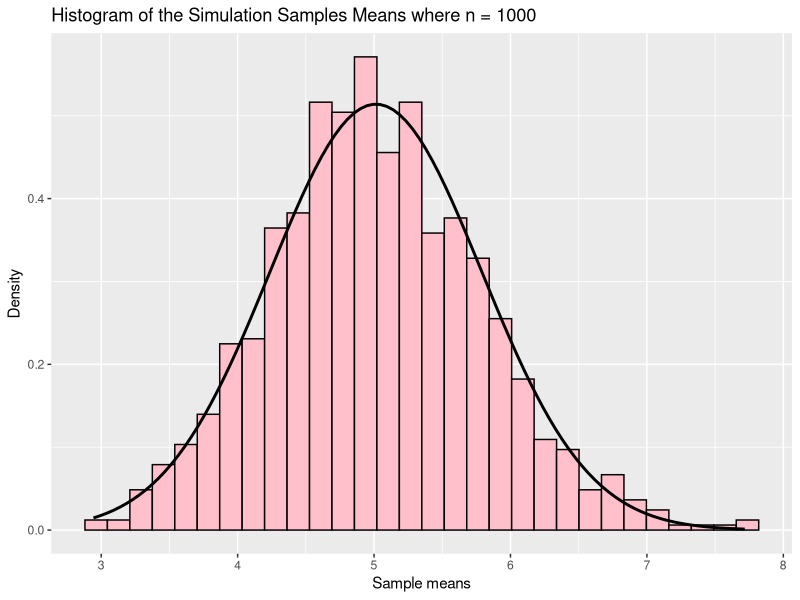

Here is the R script that generated this plot:
## ---- chunk 1
knitr::opts_chunk$set(echo = TRUE)
## ---- chunk 2
library(ggplot2)
## ---- chunk 3
# Set seed to ensure reproduceability
set.seed(123)

# Set lambda to 0.2
lambda <- 0.2

# Generate the sample mean of one simulation with lambda=0.2 and n=40
expo <- rexp(40, lambda)
mean(expo)

# Generate the sample means of 1000 simulations with lambda=0.2 and n=40
expo1000 <- as.data.frame(replicate(1000,mean(rexp(40, lambda))))
names(expo1000) <- c("sample.mean")

# Calculate the mean of this simulation of sample means
mean1000 <- mean(expo1000$sample.mean)
mean1000

# The theoretical mean which is the centre of the distribution is 
1/lambda
## ---- chunk 4

# Calculate the variance of this simulation of sample means using theta^2/n
var1000 <- var(expo1000$sample.mean)
var1000

# The theoretical variance of the distribution is 
((1/lambda)^2)/40
## ---- chunk 5
# Plot the sample means from the simulation.
ggplot(data = expo1000, aes(x=sample.mean)) +
    geom_histogram(aes(y = ..density..),colour="black",fill="pink")+
    stat_function(fun=dnorm,args=list( mean=mean1000, sd=sqrt(var1000)),geom="line",color = "black", size = 1.0)+
    ggtitle("Histogram of the Simulation Samples Means where n = 1000") +
    scale_x_continuous("Sample means")+
    ylab("Density")
